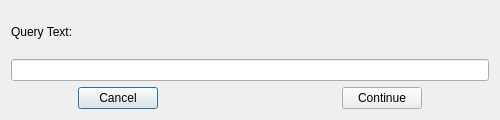
<?xml version="1.0" encoding="UTF-8"?>
<ui version="4.0">
 <comment>
********************************************************************************
**
** Copyright (c) 2017 The University of Notre Dame
** Copyright (c) 2017 The Regents of the University of California
**
** Redistribution and use in source and binary forms, with or without modification,
** are permitted provided that the following conditions are met:
**
** 1. Redistributions of source code must retain the above copyright notice, this 
** list of conditions and the following disclaimer.
**
** 2. Redistributions in binary form must reproduce the above copyright notice, this
** list of conditions and the following disclaimer in the documentation and/or other
** materials provided with the distribution.
**
** 3. Neither the name of the copyright holder nor the names of its contributors may
** be used to endorse or promote products derived from this software without specific
** prior written permission.
**
** THIS SOFTWARE IS PROVIDED BY THE COPYRIGHT HOLDERS AND CONTRIBUTORS "AS IS" AND ANY
** EXPRESS OR IMPLIED WARRANTIES, INCLUDING, BUT NOT LIMITED TO, THE IMPLIED WARRANTIES
** OF MERCHANTABILITY AND FITNESS FOR A PARTICULAR PURPOSE ARE DISCLAIMED. IN NO EVENT
** SHALL THE COPYRIGHT HOLDER OR CONTRIBUTORS BE LIABLE FOR ANY DIRECT, INDIRECT,
** INCIDENTAL, SPECIAL, EXEMPLARY, OR CONSEQUENTIAL DAMAGES (INCLUDING, BUT NOT LIMITED
** TO, PROCUREMENT OF SUBSTITUTE GOODS OR SERVICES; LOSS OF USE, DATA, OR PROFITS; OR
** BUSINESS INTERRUPTION) HOWEVER CAUSED AND ON ANY THEORY OF LIABILITY, WHETHER IN
** CONTRACT, STRICT LIABILITY, OR TORT (INCLUDING NEGLIGENCE OR OTHERWISE) ARISING
** IN ANY WAY OUT OF THE USE OF THIS SOFTWARE, EVEN IF ADVISED OF THE POSSIBILITY OF
** SUCH DAMAGE.
**
**********************************************************************************

// Contributors:
// Written by Peter Sempolinski, for the Natural Hazard Modeling Laboratory, director: Ahsan Kareem, at Notre Dame
 </comment>
 <class>SingleLineDialog</class>
 <widget class="QDialog" name="SingleLineDialog">
  <property name="geometry">
   <rect>
    <x>0</x>
    <y>0</y>
    <width>500</width>
    <height>120</height>
   </rect>
  </property>
  <property name="windowTitle">
   <string>Dialog</string>
  </property>
  <layout class="QVBoxLayout" name="verticalLayout">
   <item>
    <widget class="QLabel" name="QueryText">
     <property name="text">
      <string>Query Text:</string>
     </property>
    </widget>
   </item>
   <item>
    <widget class="QLineEdit" name="InputLine"/>
   </item>
   <item>
    <layout class="QHBoxLayout" name="horizontalLayout">
     <item>
      <spacer name="horizontalSpacer_2">
       <property name="orientation">
        <enum>Qt::Horizontal</enum>
       </property>
       <property name="sizeHint" stdset="0">
        <size>
         <width>38</width>
         <height>20</height>
        </size>
       </property>
      </spacer>
     </item>
     <item>
      <widget class="QPushButton" name="cancelButton">
       <property name="text">
        <string>Cancel</string>
       </property>
      </widget>
     </item>
     <item>
      <spacer name="horizontalSpacer">
       <property name="orientation">
        <enum>Qt::Horizontal</enum>
       </property>
       <property name="sizeHint" stdset="0">
        <size>
         <width>178</width>
         <height>20</height>
        </size>
       </property>
      </spacer>
     </item>
     <item>
      <widget class="QPushButton" name="doButton">
       <property name="text">
        <string>Continue</string>
       </property>
      </widget>
     </item>
     <item>
      <spacer name="horizontalSpacer_3">
       <property name="orientation">
        <enum>Qt::Horizontal</enum>
       </property>
       <property name="sizeHint" stdset="0">
        <size>
         <width>40</width>
         <height>20</height>
        </size>
       </property>
      </spacer>
     </item>
    </layout>
   </item>
  </layout>
 </widget>
 <resources/>
 <connections>
  <connection>
   <sender>cancelButton</sender>
   <signal>clicked()</signal>
   <receiver>SingleLineDialog</receiver>
   <slot>reject()</slot>
   <hints>
    <hint type="sourcelabel">
     <x>114</x>
     <y>93</y>
    </hint>
    <hint type="destinationlabel">
     <x>249</x>
     <y>59</y>
    </hint>
   </hints>
  </connection>
  <connection>
   <sender>doButton</sender>
   <signal>clicked()</signal>
   <receiver>SingleLineDialog</receiver>
   <slot>accept()</slot>
   <hints>
    <hint type="sourcelabel">
     <x>384</x>
     <y>93</y>
    </hint>
    <hint type="destinationlabel">
     <x>249</x>
     <y>59</y>
    </hint>
   </hints>
  </connection>
 </connections>
</ui>
